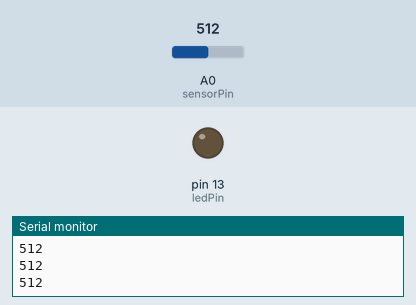
A sketch run on a simulated Arduino Uno, built with avr-gcc and run on an emulated ATmega328P. On the bench: output pins drawn as LEDs (lit = HIGH), the last lines printed to the serial monitor. Dashed ring = blinking. The test bench sets the inputs (shaded band); at power-on: A0 (sensorPin) = 512.

Above: at 1.2 s.
1.3 s: A0 (sensorPin) set to 590
2.8 s: A0 (sensorPin) set to 613
At 3.2 s:
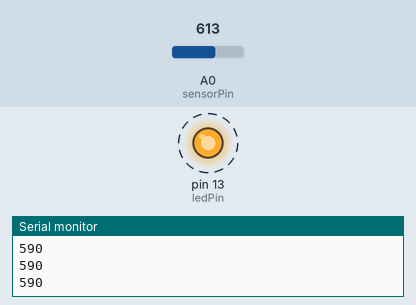
5.8 s: A0 (sensorPin) set to 511
At 6.4 s:
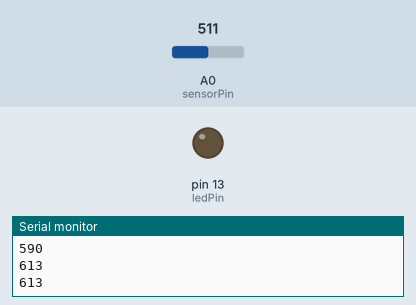
7.3 s: A0 (sensorPin) set to 610
At 7.7 s:
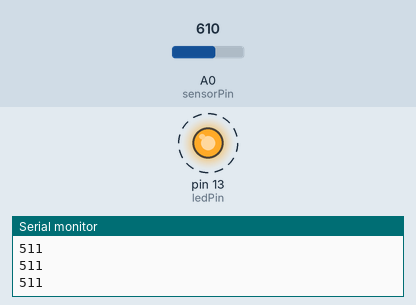
Timing chart, 0 to 11.3 s (numbered marks = the images above; inputs shaded):
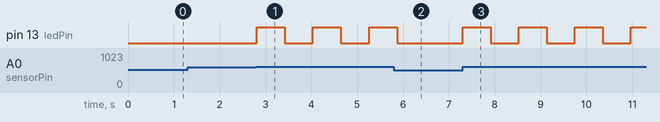

Measured:
- the behaviour switches between 600 and 601 on A0 (sensorPin) (found by bisection; images 0 and 1)
- after the input at 2.8 s, pin 13 (ledPin): alternates HIGH for 0.61 s and LOW for 0.61 s, starting at once
- after the input at 5.8 s, pin 13 (ledPin): goes on until 5.9 s, then stays LOW
- after the input at 7.3 s, pin 13 (ledPin): alternates HIGH for 0.61 s and LOW for 0.61 s, starting at once

The sketch:

526_4_Analog_Input_IF_ELSE.ino
```cpp
int sensorPin = A0;    // select the input pin for the potentiometer
int ledPin = 13;      // select the pin for the LED
int sensorValue = 0;  // variable to store the value coming from the sensor
const int threshold = 900;
const int threshold2 = 600;

void setup() {
   // declare the ledPin as an OUTPUT:
  pinMode(ledPin, OUTPUT);
    // initialize serial communication at 9600 bits per second:
  Serial.begin(9600);
}

void loop() {
 // read the value from the sensor:
  int sensorValue = analogRead(sensorPin);
    if (sensorValue > threshold) {
      digitalWrite(ledPin, HIGH);
    }
  // if the analog value is high enough, turn on the LED:
  else if (sensorValue > threshold2) {
    digitalWrite(ledPin, HIGH);
      delay(sensorValue);
    digitalWrite(ledPin, LOW);
     delay(sensorValue);
  }

     // print out the value you read:
  Serial.println(sensorValue);
  // delay in between reads for stability
  delay(1);
}
```
